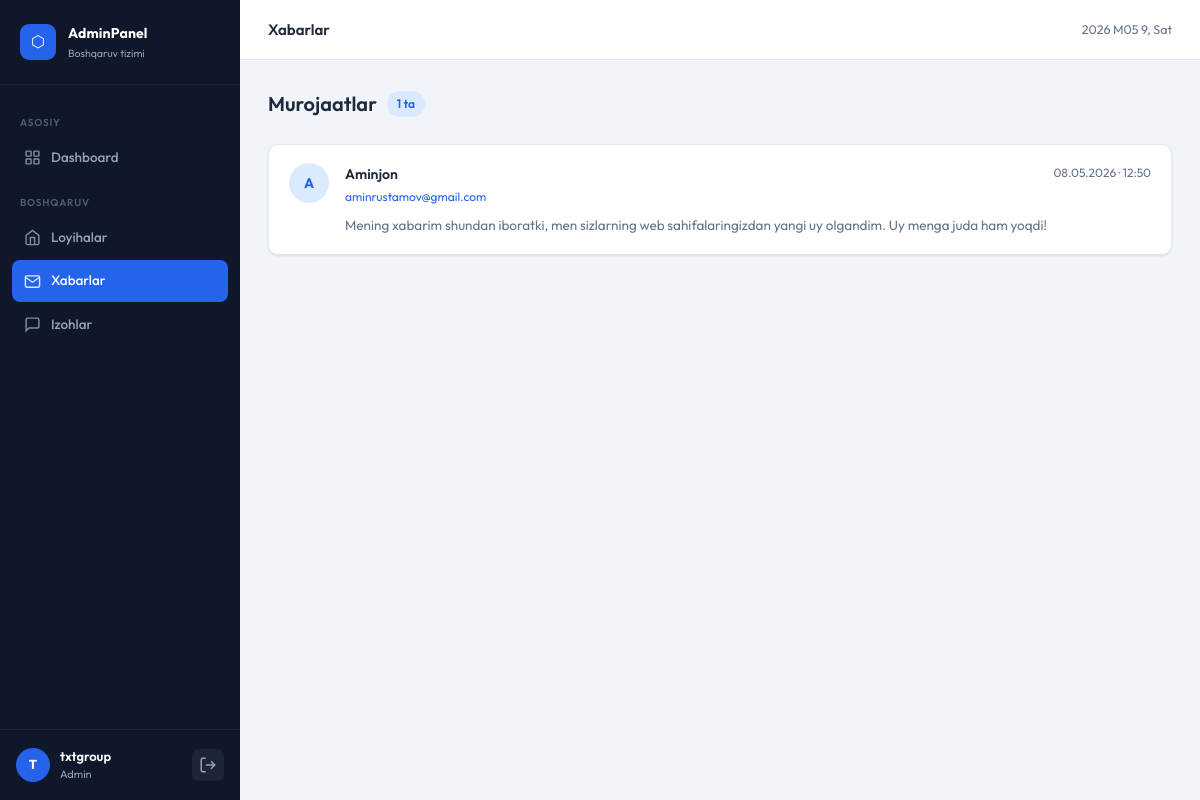
The page /management/messages/ (signed in) on the database its author committed.
### core/models.py (models this page shows, shortened)
class Contact(models.Model):
    name = models.CharField(max_length=100, verbose_name="Ism")
    email = models.EmailField(max_length=100, verbose_name="Email")
    message = models.TextField(verbose_name="Xabar")
    is_read = models.BooleanField(default=False, verbose_name="O'qilgan")
    created_at = models.DateTimeField(auto_now_add=True)
    class Meta:
        ordering = ['-created_at']
        verbose_name = "Murojaat"
        verbose_name_plural = "Murojaatlar"

### managers/views.py (the view)
# urls.py: path('messages/', views.messages_list, name='messages'),
@login_required(login_url='/management/')
def messages_list(request):
    contacts = Contact.objects.all()
    Contact.objects.filter(is_read=False).update(is_read=True)
    return render(request, 'management/messages.html', {'contacts': contacts})

### managers/templates/management/messages.html (shortened to what this page needs)
{% extends 'management/base_management.html' %}
{% load static %}
{% block page_title %}Xabarlar{% endblock %}
{% block page_styles %}
<link rel="stylesheet" href="{% static 'management/styles/messages.css' %}">
{% endblock %}
{% block page_content %}
<div class="messages-page">
  <div class="page-toolbar">
    <div class="toolbar-left">
      <h2 class="page-heading">Murojaatlar</h2>
      <span class="count-badge">{{ contacts|length }} ta</span>
    </div>
  </div>
  {% if contacts %}
  <div class="messages-list">
    {% for contact in contacts %}
    <div class="message-card {% if not contact.is_read %}unread{% endif %}">
      <div class="msg-avatar">{{ contact.name|slice:":1"|upper }}</div>
      <div class="msg-body">
        <div class="msg-header">
          <div class="msg-meta">
            <span class="msg-name">{{ contact.name }}</span>
            <a href="mailto:{{ contact.email }}" class="msg-email">{{ contact.email }}</a>
          </div>
          <div class="msg-right">
            <span class="msg-date">{{ contact.created_at|date:"d.m.Y · H:i" }}</span>
          </div>
        </div>
        <p class="msg-text">{{ contact.message }}</p>
      </div>
    </div>
    {% endfor %}
  </div>
  {% endif %}
</div>
{% endblock %}

### managers/templates/management/base_management.html (shortened to what this page needs)
{% load static %}
<!DOCTYPE html>
<html lang="en">
<head>
  <link rel="stylesheet" href="{% static 'management/styles/base.css' %}">
  {% block styles %}
  <link rel="stylesheet" href="{% static 'management/styles/management_base.css' %}">
  {% block page_styles %}{% endblock %}
  {% endblock %}
</head>
<body>
{% block content %}
<div class="mgmt-layout">
  <aside class="sidebar" id="sidebar">
    <div class="sidebar-header">
      <div class="logo-mark">
        <span class="logo-icon">⬡</span>
      </div>
      <div class="logo-text">
        <span class="logo-title">AdminPanel</span>
        <span class="logo-sub">Boshqaruv tizimi</span>
      </div>
    </div>
    <nav class="sidebar-nav">
      <span class="nav-label">Asosiy</span>
      <a href="{% url 'management:dashboard' %}" class="nav-item {% if request.resolver_match.url_name == 'dashboard' %}active{% endif %}">
        <svg class="nav-icon" viewBox="0 0 24 24" fill="none" stroke="currentColor" stroke-width="2">
          <rect x="3" y="3" width="7" height="7" rx="1"/>
          <rect x="14" y="3" width="7" height="7" rx="1"/>
          <rect x="3" y="14" width="7" height="7" rx="1"/>
          <rect x="14" y="14" width="7" height="7" rx="1"/>
        </svg>
        <span>Dashboard</span>
      </a>
      <span class="nav-label">Boshqaruv</span>
      <a href="{% url 'management:projects' %}" class="nav-item {% if 'project' in request.resolver_match.url_name %}active{% endif %}">
        <svg class="nav-icon" viewBox="0 0 24 24" fill="none" stroke="currentColor" stroke-width="2">
          <path d="M3 9l9-7 9 7v11a2 2 0 0 1-2 2H5a2 2 0 0 1-2-2z"/>
          <polyline points="9 22 9 12 15 12 15 22"/>
        </svg>
        <span>Loyihalar</span>
      </a>
      <a href="{% url 'management:messages' %}" class="nav-item {% if request.resolver_match.url_name == 'messages' %}active{% endif %}">
        <svg class="nav-icon" viewBox="0 0 24 24" fill="none" stroke="currentColor" stroke-width="2">
          <path d="M4 4h16c1.1 0 2 .9 2 2v12c0 1.1-.9 2-2 2H4c-1.1 0-2-.9-2-2V6c0-1.1.9-2 2-2z"/>
          <polyline points="22,6 12,13 2,6"/>
        </svg>
        <span>Xabarlar</span>
      </a>
      <a href="{% url 'management:comments' %}" class="nav-item {% if request.resolver_match.url_name == 'comments' %}active{% endif %}">
        <svg class="nav-icon" viewBox="0 0 24 24" fill="none" stroke="currentColor" stroke-width="2">
          <path d="M21 15a2 2 0 0 1-2 2H7l-4 4V5a2 2 0 0 1 2-2h14a2 2 0 0 1 2 2z"/>
        </svg>
        <span>Izohlar</span>
      </a>
    </nav>
    <div class="sidebar-footer">
      <div class="user-info">
        <div class="user-avatar">{{ request.user.username|slice:":1"|upper }}</div>
        <div class="user-details">
          <span class="user-name">{{ request.user.username }}</span>
          <span class="user-role">Admin</span>
        </div>
      </div>
      <a href="{% url 'management:logout' %}" class="logout-btn" title="Chiqish">
        <svg viewBox="0 0 24 24" fill="none" stroke="currentColor" stroke-width="2" width="18" height="18">
          <path d="M9 21H5a2 2 0 0 1-2-2V5a2 2 0 0 1 2-2h4"/>
          <polyline points="16 17 21 12 16 7"/>
          <line x1="21" y1="12" x2="9" y2="12"/>
        </svg>
      </a>
    </div>
  </aside>
  <div class="main-wrapper">
    <header class="top-bar">
      <div class="top-bar-title">{% block page_title_bar %}{% block page_title %}Boshqaruv{% endblock %}{% endblock %}</div>
      <div class="top-bar-right">
        <span class="top-date" id="topDate"></span>
      </div>
    </header>
    <main class="page-content">
      {% block page_content %}{% endblock %}
    </main>
  </div>
</div>
{% endblock %}
</body>
</html>

### managers/static/management/styles/base.css (style rules this page uses)
*, *::before, *::after { box-sizing: border-box; margin: 0; padding: 0; }
:root { --primary: #2563eb; --primary-dark: #1d4ed8; --primary-light: #dbeafe; --sidebar-bg: #0f172a; --sidebar-hover: #1e293b; --sidebar-active: #2563eb; --sidebar-text: #94a3b8; --sidebar-text-active: #ffffff; --bg: #f1f5f9; --card-bg: #ffffff; --text: #1e293b; --text-muted: #64748b; --border: #e2e8f0; --success: #10b981; --success-light: #d1fae5; --warning: #f59e0b; --warning-light: #fef3c7; --danger: #ef4444; --danger-light: #fee2e2; --shadow-sm: 0 1px 3px rgba(0,0,0,.08), 0 1px 2px rgba(0,0,0,.04); --shadow: 0 4px 12px rgba(0,0,0,.08), 0 2px 4px rgba(0,0,0,.04); --shadow-lg: 0 10px 30px rgba(0,0,0,.12); --radius: 10px; --radius-sm: 6px; --font: 'Outfit', system-ui, sans-serif; }
html, body { font-family: var(--font); background: var(--bg); color: var(--text); font-size: 14px; line-height: 1.6; -webkit-font-smoothing: antialiased; }
a { color: inherit; text-decoration: none; }
.page-toolbar { display: flex; align-items: center; justify-content: space-between; margin-bottom: 24px; }
.toolbar-left { display: flex; align-items: center; gap: 10px; }
.page-heading { font-size: 20px; font-weight: 600; color: var(--text); }
.count-badge { background: var(--primary-light); color: var(--primary); padding: 3px 10px; border-radius: 20px; font-size: 12px; font-weight: 600; }

### managers/static/management/styles/management_base.css (style rules this page uses)
.mgmt-layout { display: flex; min-height: 100vh; }
.sidebar { width: 240px; min-width: 240px; background: var(--sidebar-bg); display: flex; flex-direction: column; position: fixed; top: 0; left: 0; height: 100vh; z-index: 200; transition: transform .25s ease; }
.sidebar-header { display: flex; align-items: center; gap: 12px; padding: 22px 20px; border-bottom: 1px solid rgba(255,255,255,.06); }
.logo-mark { width: 36px; height: 36px; background: var(--primary); border-radius: 9px; display: flex; align-items: center; justify-content: center; font-size: 16px; color: #fff; flex-shrink: 0; }
.logo-title { display: block; font-size: 14px; font-weight: 700; color: #fff; letter-spacing: .01em; }
.logo-sub { display: block; font-size: 10.5px; color: var(--sidebar-text); margin-top: 1px; }
.sidebar-nav { flex: 1; padding: 16px 12px; overflow-y: auto; }
.nav-label { display: block; font-size: 10px; font-weight: 600; color: rgba(148,163,184,.5); text-transform: uppercase; letter-spacing: .08em; padding: 14px 8px 6px; }
.nav-item { display: flex; align-items: center; gap: 10px; padding: 10px 12px; border-radius: 8px; color: var(--sidebar-text); font-size: 13.5px; font-weight: 500; margin-bottom: 2px; transition: all .15s; position: relative; }
.nav-item.active { background: var(--primary); color: #fff; }
.nav-icon { width: 17px; height: 17px; flex-shrink: 0; opacity: .85; }
.sidebar-footer { padding: 16px 16px; border-top: 1px solid rgba(255,255,255,.06); display: flex; align-items: center; justify-content: space-between; }
.user-info { display: flex; align-items: center; gap: 10px; min-width: 0; }
.user-avatar { width: 34px; height: 34px; border-radius: 50%; background: var(--primary); color: #fff; font-size: 13px; font-weight: 700; display: flex; align-items: center; justify-content: center; flex-shrink: 0; }
.user-details { min-width: 0; }
.user-name { display: block; font-size: 13px; font-weight: 600; color: #fff; white-space: nowrap; overflow: hidden; text-overflow: ellipsis; }
.user-role { display: block; font-size: 11px; color: var(--sidebar-text); }
.logout-btn { width: 32px; height: 32px; border-radius: 7px; background: rgba(255,255,255,.06); display: flex; align-items: center; justify-content: center; color: var(--sidebar-text); transition: all .15s; flex-shrink: 0; }
.main-wrapper { flex: 1; margin-left: 240px; display: flex; flex-direction: column; min-height: 100vh; }
.top-bar { background: var(--card-bg); border-bottom: 1px solid var(--border); height: 60px; padding: 0 28px; display: flex; align-items: center; gap: 16px; position: sticky; top: 0; z-index: 100; }
.top-bar-title { font-size: 15px; font-weight: 600; color: var(--text); }
.top-bar-right { margin-left: auto; }
.top-date { font-size: 12.5px; color: var(--text-muted); }
.page-content { flex: 1; padding: 28px; }

### rows shown on the page
Contact: name "A", name "Aminjon", email "aminrustamov@gmail.com", created_at "08.05.2026 · 12:50", message "Mening xabarim shundan iboratki, men sizlarning web sahifalaringizdan yangi uy olgandim. Uy menga juda ham yoqdi!"

### other values the page prints
{{ request.user.username|slice:":1"|upper }} "T"
{{ request.user.username }} "txtgroup"
{{ contacts|length }} "1"
